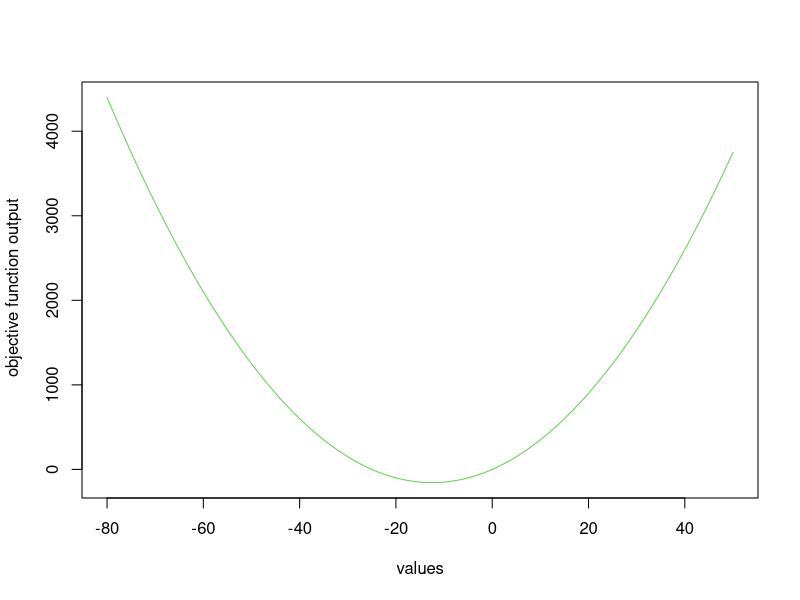
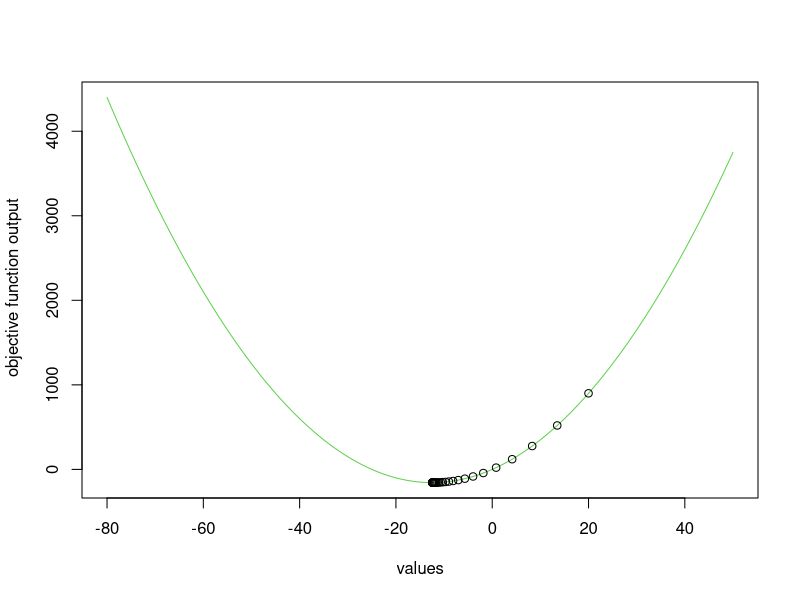

Recreate these plots in R, in order.
#Gradient Descent Objective function

#Define objective function
obj_fun<-function(x)
{
  return(x^2+25*x)
}


#Graphical representation
valuesx<-c(-80:50)
obj_out<-obj_fun(valuesx)
plot(x=valuesx,y=obj_out,typ='l', col=3, xlab = 'values', ylab=' objective function output')

#Define cost function
cost<-function(x){
  return(2*x+25)
}

#Gradient descent function
grad_desc<-function(x = 0.1, alpha = 0.6, conv=0.001, max_iter=100) 
{
  #alpha = learning rate or step size
  #conv = maximum improvement from previous iteration
  #max_iter = stopping iterations

  xtrace <- x
  ftrace <- obj_fun(x)
  diff=obj_fun(x)
  iter=1
  
  #Search for solution until max iterations are reached or improvement is very minimal
  while (iter<max_iter & diff>conv) {
    prev_out<-obj_fun(x)
    x <- x - alpha * cost(x)
    new_out<-obj_fun(x)
    diff=prev_out-new_out
    
    xtrace <- c(xtrace,x)
    ftrace <- c(ftrace,obj_fun(x))
    iter=iter+1
  }
  
  data.frame(
    "x" = xtrace,
    "f_x" = ftrace
  )
}

#Test optimisation function
out<-grad_desc(x=20, alpha=0.1 ,max_iter =100)

#Minimum
print(tail(out,n=1))
#-12.45977 -156.2484

#Plot of output
plot(x=valuesx,y=obj_out,typ='l', col=3, xlab = 'values', ylab=' objective function output')
points(x=out$x,y=out$f_x)
